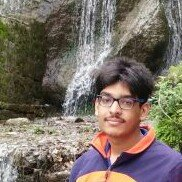
#> input picture image_analyse/a.jpg, 182 x 182 px
$ python lol.py image_analyse/a.jpg   (Python 2 division)   (older library calls are emulated)
#> lines starting #> are read from the running program, lines starting #| are printed output that depends on the picture
#> further down, x is the input picture: shape (182, 182, 3); mean B, G, R 101.9, 111.6, 121.5
### filter_check.py
import cv2
import numpy as np


# [34 lines left out: functions mse, satisfy, not called in this run]


def has_flag_filter(a, threshold):
#> called with threshold = 4
	one_third = a.shape[1]/3
#> one_third = 60
	left = a[:,:one_third,:]
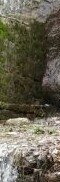
#> left: shape (182, 60, 3); mean B, G, R 82, 98.2, 102.9
	middle = a[:,one_third:2*one_third,:]
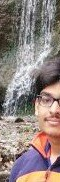
#> middle: shape (182, 60, 3); mean B, G, R 127.8, 131.9, 145.8
	right = a[:,2*one_third:,:]
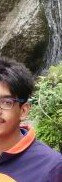
#> right: shape (182, 62, 3); mean B, G, R 96, 104.9, 116
	# 3 thirds of image; BGR values (mean):
	L = [left[:,:,0].mean(), left[:,:,1].mean(), left[:,:,2].mean()]
#> L = [82, 98.2, 102.9]
	M = [middle[:,:,0].mean(), middle[:,:,1].mean(), middle[:,:,2].mean()]
#> M = [127.8, 131.9, 145.8]
	R = [right[:,:,0].mean(), right[:,:,1].mean(), right[:,:,2].mean()]
#> R = [95.97, 104.9, 116]
	indicator = 0
	# Red should be prominent, other values shouldn't be comparable (close to gray/white) or too high (white):
	if np.argmax(R) == 2 and R[0]<=200 and R[1]<=200 and max(R)-min(R) >= 15:
		indicator += 1
		# Higher value -> more red:
		if max(R) >= 150:
			indicator += 0.5
	# Blue should be prominent, other values shouldn't be comparable (close to gray/white) or too high (white):
	if np.argmax(L) == 0 and L[1]<=200 and L[2]<=200 and max(L)-min(L) >= 15:
		indicator += 1
		# Higher value -> more blue:
		if max(L) >= 150:
			indicator += 0.5
	# All values should be close together (white/gray):
	if max(M)-min(M) <= 40:
		indicator +=1
		# Higher value -> more white:
		if min(M) >= 150:
			indicator += 0.5
	# return [L,M,R]
	if indicator >= threshold:
		return True
	else:
		return False


# [42 lines of commented-out code are left out]

### lol.py
import numpy as np
import cv2
import os
import sys
import filter_check

path = sys.argv[1]

x = cv2.imread(path)

results = filter_check.has_flag_filter(x, 4)
#> results = False
#> (the run stopped early here; a loop or call above may not have finished)
